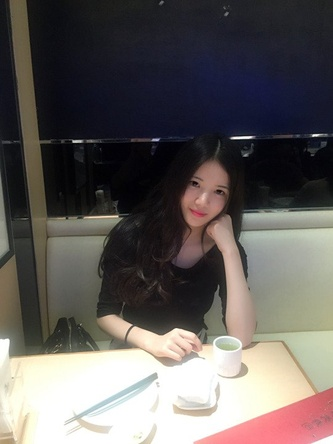
#> input picture objectDetection/learnopencv.com/ObjectDetection-YOLO/pic/some girls/陈思思 (2) 2.jpg, 333 x 444 px, shrunk from 540 x 720 before the run, found by its file name
$ python objectDetection.py
#> lines starting #> are read from the running program, lines starting #| are printed output that depends on the picture; after the words box and inside, x2 and y2 are one past the last pixel; in counts of white or black regions, pixels touching at a corner belong together
# -*- coding: utf-8 -*-

from __future__ import print_function
import cv2 as cv


if True:
    frame = cv.imread("/Users/hello/Desktop/陈思思 (2) 2.jpg")
#> frame is the input picture: shape (444, 333, 3); mean B, G, R 91.4, 93.4, 98.5
    frame = cv.imread("/Users/hello/Desktop/mmexport1546947426207.jpg")
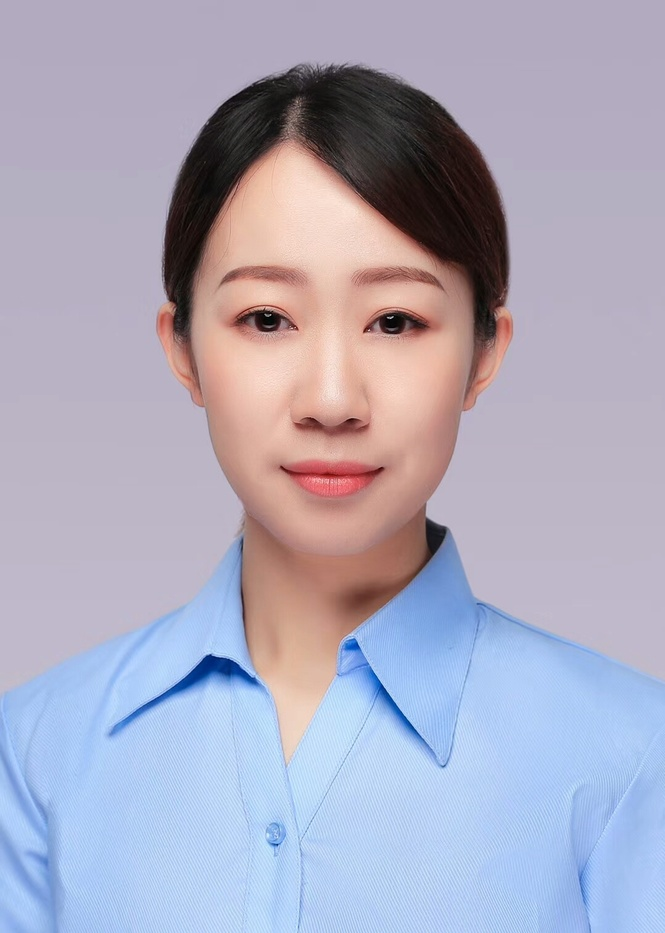
#> input picture objectDetection/learnopencv.com/ObjectDetection-YOLO/pic/some girls/mmexport1546947426207.jpg, 665 x 933 px, shrunk from 1078 x 1512 before the run, found by its file name
#> frame is the input picture: shape (933, 665, 3); mean B, G, R 189.1, 170.1, 172.5
    frame = cv.imread("/Users/hello/Desktop/mmexport1546947420692.jpg")
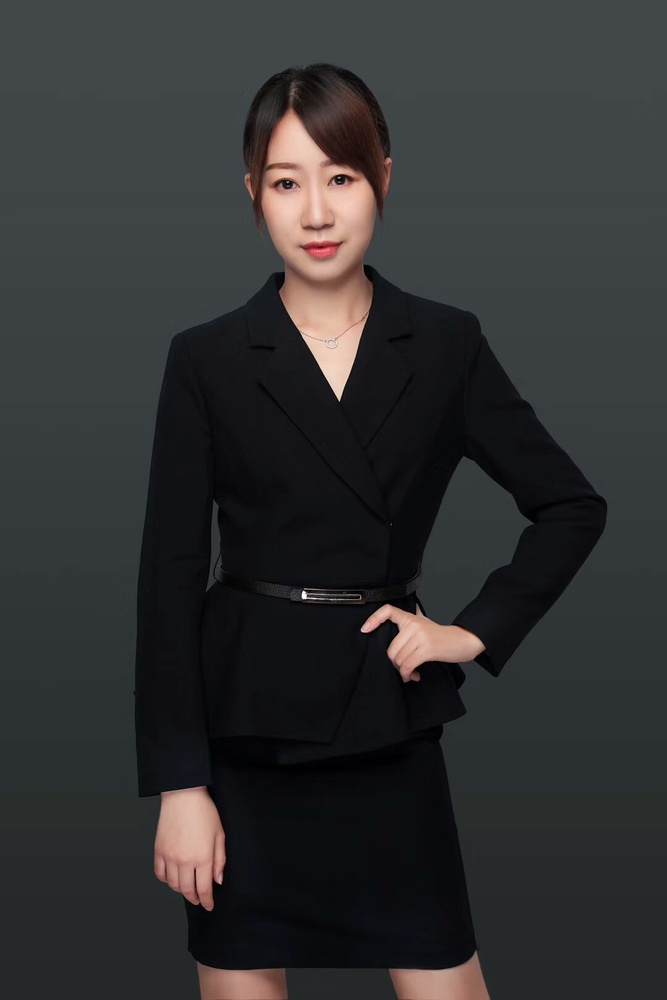
#> input picture objectDetection/learnopencv.com/ObjectDetection-YOLO/pic/some girls/mmexport1546947420692.jpg, 667 x 1000 px, shrunk from 1080 x 1620 before the run, found by its file name
#> frame is the input picture: shape (1000, 667, 3); mean B, G, R 50.9, 49, 48.6


    face_cascade = cv.CascadeClassifier()
    eyes_cascade = cv.CascadeClassifier()

    #-- 1. Load the cascades
    if not face_cascade.load("./data/haarcascades/haarcascade_frontalface_alt.xml"):
        print('--(!)Error loading face cascade')
        exit(0)
    if not eyes_cascade.load("./data/haarcascades/haarcascade_eye_tree_eyeglasses.xml"):
        print('--(!)Error loading eyes cascade')
        exit(0)


    frame_gray = cv.cvtColor(frame, cv.COLOR_BGR2GRAY)
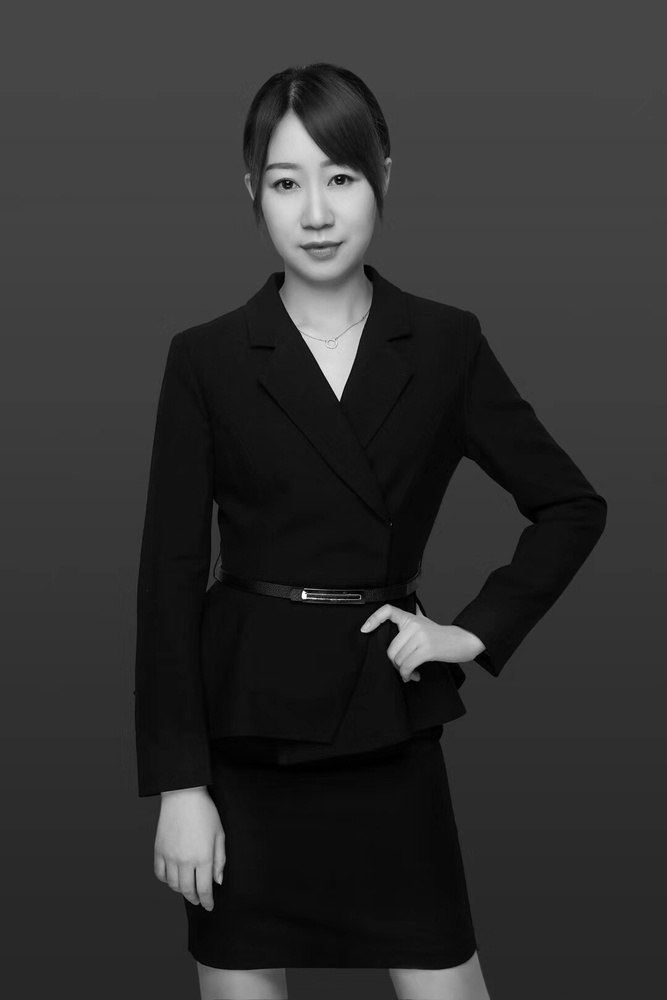
#> frame_gray: shape (1000, 667); min 0, max 255, mean 49.2
    frame_gray = cv.equalizeHist(frame_gray)
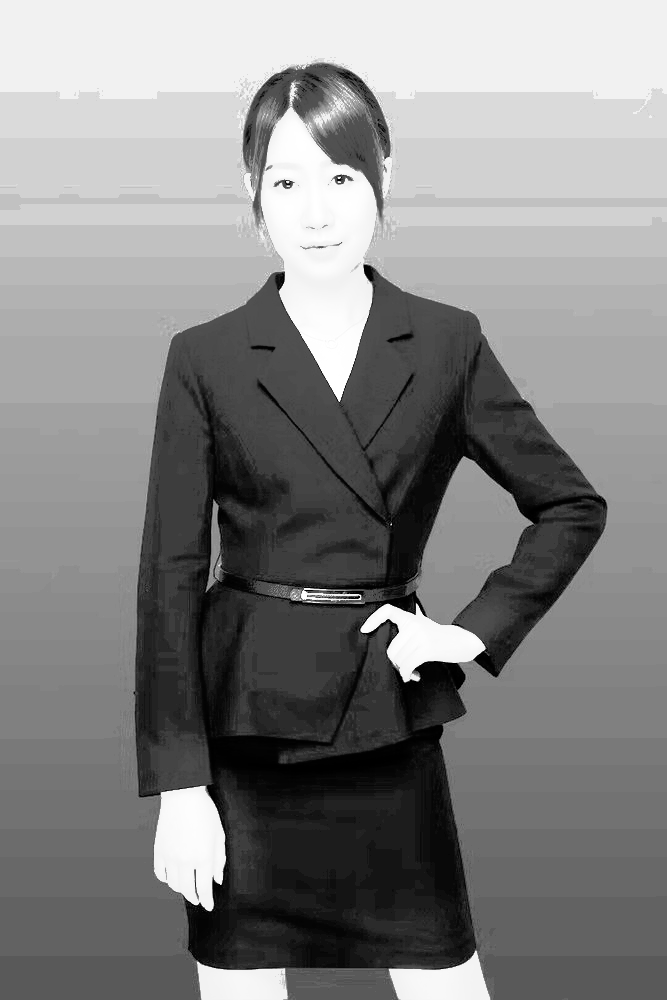
#> frame_gray: shape (1000, 667); min 0, max 255, mean 131.1

    #-- Detect faces
    faces = face_cascade.detectMultiScale(frame_gray)
#> faces = [[245, 134, 139, 139]]
    for (x,y,w,h) in faces:
        center = (x + w//2, y + h//2)
        frame = cv.ellipse(frame, center, (w//2, h//2), 0, 0, 360, (255, 0, 255), 4)

        faceROI = frame_gray[y:y+h,x:x+w]
        #-- In each face, detect eyes
        eyes = eyes_cascade.detectMultiScale(faceROI)
        for (x2,y2,w2,h2) in eyes:
            eye_center = (x + x2 + w2//2, y + y2 + h2//2)
            radius = int(round((w2 + h2)*0.25))
            frame = cv.circle(frame, eye_center, radius, (255, 0, 0 ), 4)
#> this loop made 1 pass
#> (x, y, w, h, center) on pass 1: (245, 134, 139, 139, (314, 203))
#> pass 1, `frame = cv.ellipse(frame, center, (w//2, h//2), 0, 0, 360, (255, 0, 25..`:
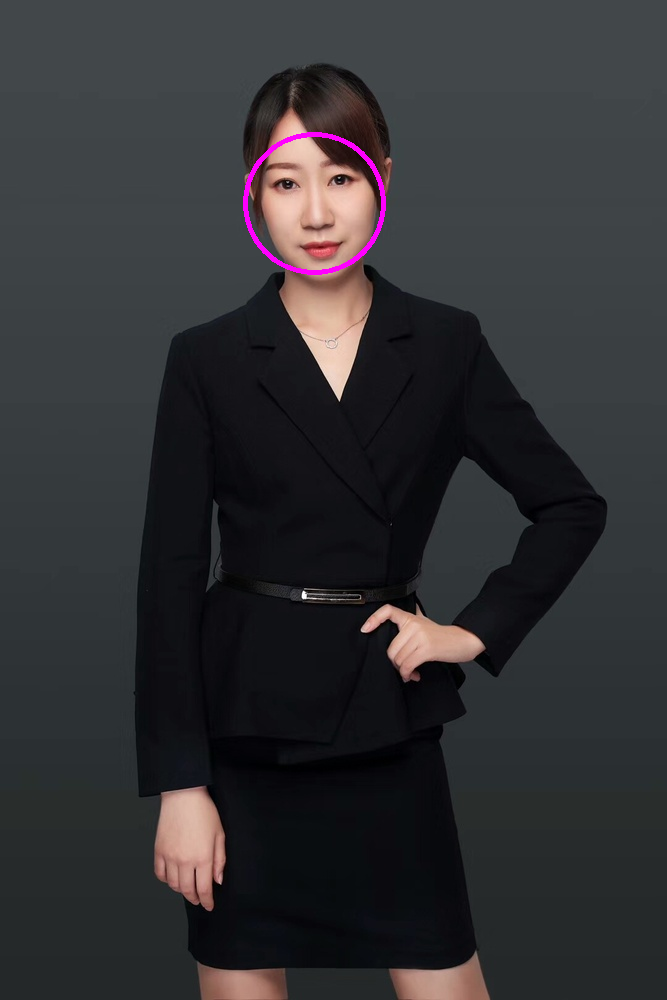
#> frame: shape (1000, 667, 3); 0.32% of pixels changed, all inside (x1, y1, x2, y2) = (243, 132, 386, 275)
#> pass 1, `faceROI = frame_gray[y:y+h,x:x+w]`:
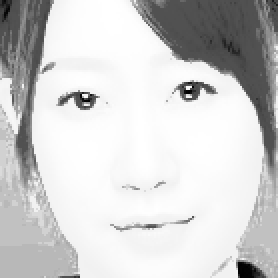
#> faceROI: shape (139, 139) (shown 2 times larger); min 0, max 255, mean 206.5

    cv.imshow('Capture - Face detection', frame)


    ch = cv.waitKey()
#> (key Esc is pressed here)
